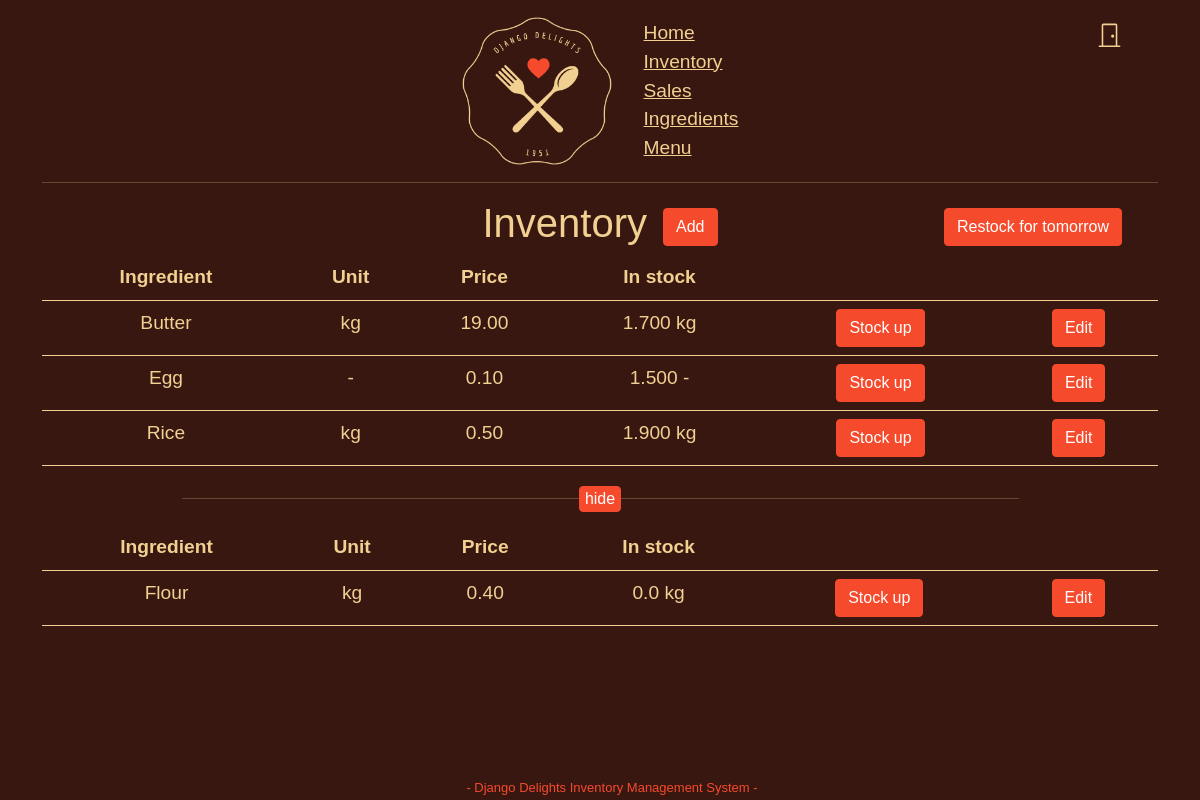
Screenshot of /inventory/ (signed in) with the database file from the repository.
### inventory/models.py (models this page shows, shortened)
class Ingredient(models.Model):
    name = models.CharField(blank=False, max_length=50, unique=True)
    class Unit(models.TextChoices):
        KILOGRAMS = 'kg', _('kilograms')
        GRAMS = 'g', _('grams')
        LITRES = 'l', _('litres')
        MILLILITRES = 'ml', _('millilitres')
        OUNCES = 'oz', _('ounces')
        POUNDS = 'lb', _('pounds')
        GALLONS = 'gal', _('gallons')
        PACKETS = 'pkt', _('packets')
        UNITS = '-', _('units')
    unit = models.CharField(blank=False, max_length=3, choices=Unit.choices, default=Unit.UNITS)
    in_stock = models.FloatField(default=0)
    price = models.DecimalField(blank=False, max_digits=6, decimal_places=2, validators=[MinValueValidator(limit_value=0.01)])
    class Meta:
        ordering = ['name']

### inventory/views.py (the view)
# urls.py: path('inventory/', views.Inventory, name='inventory'),
@login_required
def Inventory(request):
    in_stock = Ingredient.objects.filter(in_stock__gt=0)
    out_of_stock = Ingredient.objects.exclude(in_stock__gt=0)
    return render(request, 'inventory/inventory/list.html', {
        'in_stock': in_stock,
        'out_of_stock': out_of_stock
    })

### inventory/templates/inventory/inventory/list.html (shortened to what this page needs)
{% extends 'base.html' %}
{% block content %}
    <div class="addable">
        <h1>Inventory</h1>
        <a href="{% url 'addinventory' %}"><button class="btn">Add</button></a>
        <a href="{% url 'restock' %}" class="right"><button class="btn">Restock for tomorrow</button></a>
    </div>
<table class="table">
    <thead>
        <th>Ingredient</th>
        <th>Unit</th>
        <th>Price</th>
        <th>In stock</th>
        <th></th>
        <th></th>
    </thead>
    <tbody>
        {% for ingredient in in_stock %}
            <tr>
                <td>{{ ingredient.name | capfirst }}</td>
                <td>{{ ingredient.unit }}</td>
                <td>{{ ingredient.price }}</td>
                <td>{{ ingredient.in_stock | floatformat:3 }} {{ ingredient.unit }}</td>
                <td><a href="{% url 'addinventory' ingredient.id %}"><button class="btn">Stock up</button></a></td>
                <td><a href="{% url 'updateingredient' ingredient.id %}"><button class="btn">Edit</button></a></td>
            </tr>
        {% endfor %}
    </tbody>
</table>
{% if out_of_stock %}
<p id="hide" class="btn small" style="position: relative; top: -13px; height: 26px; margin: 0;">hide</p>
<table class="table" id="unavailable">
    <thead>
        <th>Ingredient</th>
        <th>Unit</th>
        <th>Price</th>
        <th>In stock</th>
        <th></th>
        <th></th>
    </thead>
    <tbody>
        {% for ingredient in out_of_stock %}
            <tr>
                <td>{{ ingredient.name | capfirst }}</td>
                <td>{{ ingredient.unit }}</td>
                <td>{{ ingredient.price }}</td>
                <td>{{ ingredient.in_stock }} {{ ingredient.unit }}</td>
                <td><a href="{% url 'addinventory' ingredient.id %}"><button class="btn">Stock up</button></a></td>
                <td><a href="{% url 'updateingredient' ingredient.id %}"><button class="btn">Edit</button></a></td>
            </tr>
        {% endfor %}
    </tbody>
</table>
{% endif %}
{% endblock %}

### inventory/static/style.css (style rules this page uses)
:root { --back: #381710; --golden: #f1d092; --heart: #f64a2d; }
body { background-color: var(--back); margin-top: 1rem; font-family: 'Zen Kureniado', sans-serif; position: relative; min-height: calc(100vh - 19px); font-size: 1.2rem; }
body * { color: var(--golden); }
a { color: inherit; }
.addable { display: flex; flex-direction: row; align-items: center; }
h1 { margin-right: 1rem; text-align: center; }
.btn, .btn-primary, .btn-secondary { background-color: var(--heart); color: white; border-color: var(--heart); }
.small { padding: 0 5px; }
.table { border-color: var(--golden); text-align: center; }
@media screen and (min-width: 610px) { .right { position: absolute; right: 3rem; } }

### rows the page displays
Ingredient: name "Butter", unit "kg", price "19.00", in_stock "1.700"
Ingredient: name "Egg", unit "-", price "0.10", in_stock "1.500"
Ingredient: name "Rice", unit "kg", price "0.50", in_stock "1.900"
Ingredient: name "Flour", unit "kg", price "0.40", in_stock "0.0"
